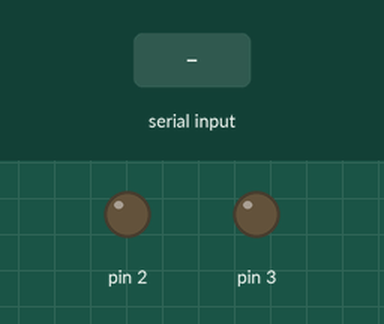
Bench run of a sketch on a simulated Arduino Uno, built with avr-gcc and run on an emulated ATmega328P. Parts: output pins drawn as LEDs (lit = HIGH). The inputs (shaded band) are chosen by the test bench.

Above: at 1.2 s.
1.3 s: "1" received over Serial
At 2.5 s:
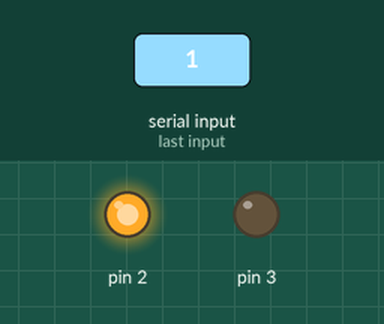
2.8 s: "3" received over Serial
At 3.6 s:
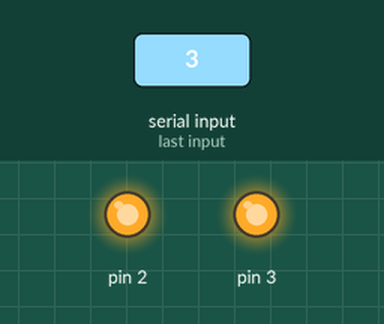
4.3 s: "2" received over Serial
At 4.8 s:
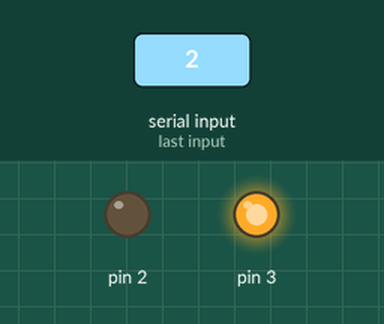
5.8 s: "4" received over Serial
At 7.1 s:
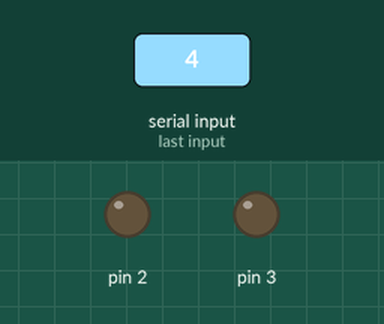
Timing chart, 0 to 8.3 s (numbered marks = the images above; inputs shaded):
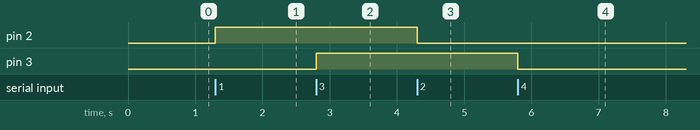

Measured:
- after the input at 1.3 s, pin 2: LOW → HIGH at once
- after the input at 2.8 s, pin 3: LOW → HIGH at once
- after the input at 4.3 s, pin 2: HIGH → LOW at once
- after the input at 5.8 s, pin 3: HIGH → LOW at once

The sketch:

Task_1.ino
```cpp
//Task 1. Turning LEDs on and off based on keystroke
void setup()
{
  pinMode(2,OUTPUT);
  pinMode(3,OUTPUT);
  Serial.begin(9600);
}

void loop()
{
   //Check if there is serial input data available
   if (Serial.available()>0)
   {
      //Read serial input
      int value = Serial.read();
      if (value == '1')
      {
        digitalWrite(2,HIGH);
      }
      else if (value == '2')
      {
        digitalWrite(2,LOW);
      }
       else if (value == '3')
      {
        digitalWrite(3,HIGH);
      }
       else if (value == '4')
      {
        digitalWrite(3,LOW);
      }
   }
}
```
